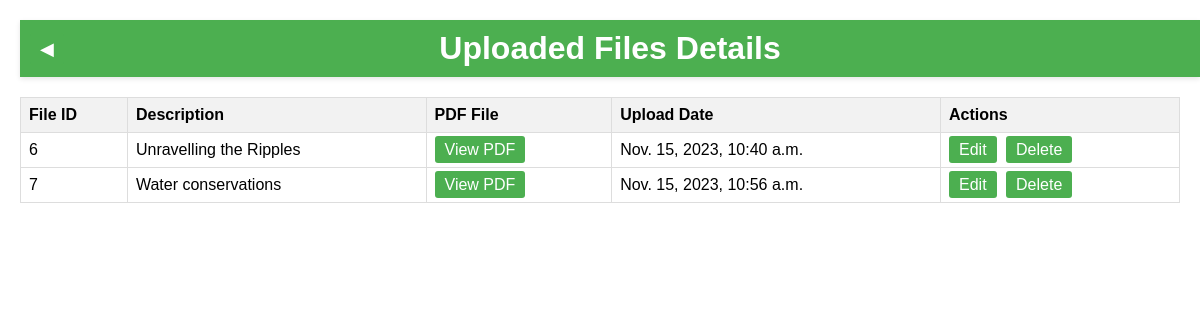
Screenshot of /file_details.html with the database file from the repository.
### watersystemapp/models.py (models this page shows, shortened)
class UploadedFile(models.Model):
    file_id = models.AutoField(primary_key=True)
    description = models.TextField()
    pdf_file = models.FileField(upload_to='uploads/pdf/')
    upload_date = models.DateTimeField(auto_now_add=True)

### watersystemapp/views.py (the view)
# urls.py: path('file_details.html', views.file_details, name='file_details'),
def file_details(request):
    files = UploadedFile.objects.all()
    return render(request, 'file_details.html', {'files': files})

### templates/file_details.html (shortened to what this page needs)
<!DOCTYPE html>
<html lang="en">
<head>
</head>
<body>
    <header>
        <a href="admindashboard.html">&#9664;</a>
        <h1>Uploaded Files Details</h1>
    </header>
    <table>
        <thead>
            <tr>
                <th>File ID</th>
                <th>Description</th>
                <th>PDF File</th>
                <th>Upload Date</th>
                <th>Actions</th>
            </tr>
        </thead>
        <tbody>
            {% for file in files %}
                <tr>
                    <td>{{ file.file_id }}</td>
                    <td>{{ file.description }}</td>
                    <td><a href="{{ file.pdf_file.url }}" target="_blank">View PDF</a></td>
                    <td>{{ file.upload_date }}</td>
                    <td>
                        <a href="{% url 'edit_file' file.file_id %}">Edit</a>
                        <a href="{% url 'delete_file' file.file_id %}">Delete</a>
                    </td>
                </tr>
            {% endfor %}
        </tbody>
    </table>
</body>
</html>

### templates/file_details.html (style rules this page uses)
body { font-family: 'Arial', sans-serif; margin: 20px; }
h1 { color: #fff; margin: 0; }
header { background-color: #4CAF50; color: white; padding: 10px; width: 100%; margin-top: 0; text-align: center; box-shadow: 0 2px 5px rgba(0, 0, 0, 0.1); position: relative; }
header a { text-decoration: none; position: absolute; left: 10px; top: 50%; transform: translateY(-50%); color: white; font-size: 18px; }
table { width: 100%; border-collapse: collapse; margin-top: 20px; }
th, td { border: 1px solid #ddd; padding: 8px; text-align: left; }
th { background-color: #f2f2f2; }
a { text-decoration: none; padding: 5px 10px; margin-right: 5px; background-color: #4CAF50; color: white; border-radius: 3px; transition: background-color 0.3s; }

### rows the page displays
UploadedFile: file_id "6", description "Unravelling the Ripples", upload_date "Nov. 15, 2023, 10:40 a.m."
UploadedFile: file_id "7", description "Water conservations", upload_date "Nov. 15, 2023, 10:56 a.m."
